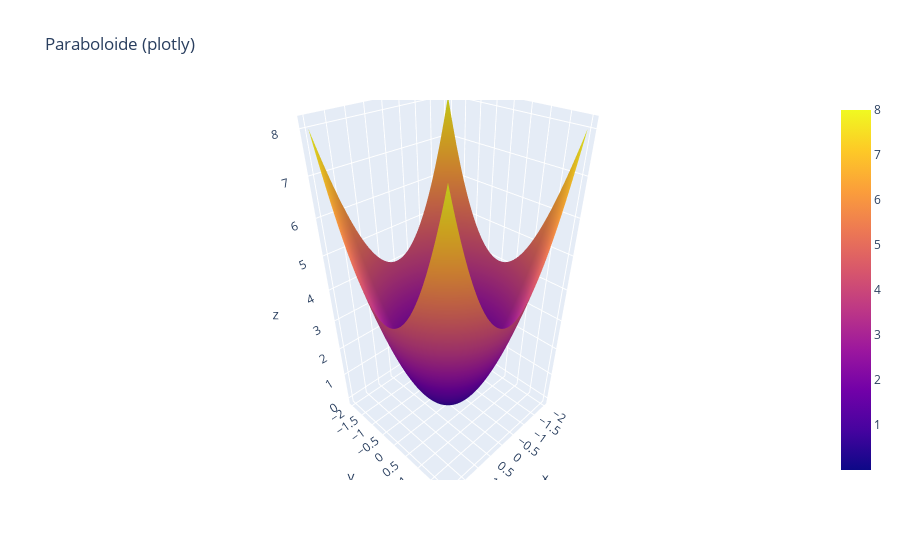

Notebook source saved alongside this figure:
### Code cell
# Paraboloide
X_p, Y_p, Z_p = superficie_paraboloide()  # Paraboloide
graficar_superficie_mpl(X_p, Y_p, Z_p, titulo="Paraboloide (matplotlib)")  # Matplotlib
graficar_superficie_plotly(X_p, Y_p, Z_p, titulo="Paraboloide (plotly)")   # Plotly

### Figure 1 — Plotly figure (JSON) as saved in the notebook; plotly's stock layout.template omitted (floating-point values rounded to 4 significant figures; data arrays with more than 128 entries replaced by an {"elided": "..."} marker saying what was removed)
{"data": [{"type": "surface", "x": {"elided": "80x80 float values"}, "y": {"elided": "80x80 float values"}, "z": {"elided": "80x80 float values"}}], "layout": {"title": {"text": "Paraboloide (plotly)"}}}
